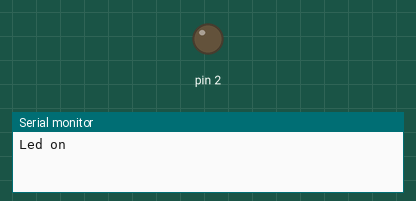
This sketch was run on a simulated Arduino Uno, built with avr-gcc and run on an emulated ATmega328P. Shown: output pins drawn as LEDs (lit = HIGH), the last lines printed to the serial monitor. Sleep ends after the set time or at an interrupt.

Above: at 0.9 s.
At 6.9 s:
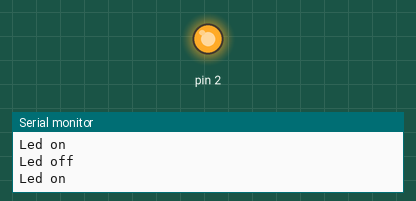
Timing chart, 0 to 9.2 s (numbered marks = the images above):
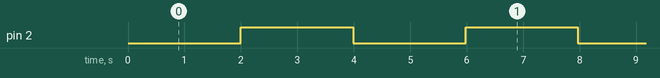

Measured:
- by itself, pin 2: alternates HIGH for 2.0 s and LOW for 2.0 s

The sketch:

tiempoReal1.ino
```cpp
#include <Arduino_FreeRTOS.h>
#include <avr/sleep.h>  // include the Arduino (AVR) sleep functions.

uint32_t value;

// define two tasks for Blink & AnalogRead
void TaskBlink( void *pvParameters );
void TaskAnalogRead( void *pvParameters );

// set_sleep_mode() options available:
// SLEEP_MODE_IDLE
// SLEEP_MODE_ADC
// SLEEP_MODE_PWR_DOWN
// SLEEP_MODE_PWR_SAVE
// SLEEP_MODE_STANDBY
// SLEEP_MODE_EXT_STANDBY

// the setup function runs once when you press reset or power the board
void setup() {

  // Now set up two tasks to run independently.
  xTaskCreate(
    TaskBlink
    ,  (const portCHAR *)"Blink"   // A name just for humans
    ,  128  // Stack size
    ,  NULL
    ,  2  // priority
    ,  NULL );

  // Now the task scheduler, which takes over control of scheduling individual tasks, is automatically started.
   Serial.begin(1152000);

  pinMode(2,OUTPUT);
  value=HIGH;
}

void loop()
{
  // SLEEP_MODE_IDLE
// SLEEP_MODE_ADC
// SLEEP_MODE_PWR_DOWN
// SLEEP_MODE_PWR_SAVE
// SLEEP_MODE_STANDBY
// SLEEP_MODE_EXT_STANDBY
  set_sleep_mode( SLEEP_MODE_PWR_DOWN);
  portENTER_CRITICAL();

  sleep_enable();

  // Only if there is support to disable the brown-out detection.
  // If the brown-out is not set, it doesn't cost much to check.
  #if defined(BODS) && defined(BODSE)
    sleep_bod_disable();
  #endif

  portEXIT_CRITICAL();

  sleep_cpu(); // Good night.

  // Ugh. Yawn... I've been woken up. Better disable sleep mode.
  // Reset the sleep_mode() faster than sleep_disable();
  sleep_reset();
}

/*--------------------------------------------------*/
/*---------------------- Tasks ---------------------*/
/*--------------------------------------------------*/

void TaskBlink(void *pvParameters)  // This is a task.
{
  (void) pvParameters;

  /*
  // initialize digital pin 13 as an output.
  pinMode(13, OUTPUT);


  for (;;) // A Task shall never return or exit.
  {
    digitalWrite(13, HIGH);   // turn the LED on (HIGH is the voltage level)
    vTaskDelay( 1000 / portTICK_PERIOD_MS ); // wait for one second
    digitalWrite(13, LOW);    // turn the LED off by making the voltage LOW
    vTaskDelay( 1000 / portTICK_PERIOD_MS ); // wait for one second
  }
  */

  for (;;) // A Task shall never return or exit.
  {
    //LED_ON

    value=not value;
    digitalWrite(2,value);
    Serial.println("Led on");
    vTaskDelay( 1000 / portTICK_PERIOD_MS ); // wait for one second
    //LED_OFF
    Serial.println("Led off");
    vTaskDelay( 1000 / portTICK_PERIOD_MS ); // wait for one second
  }
}
```
